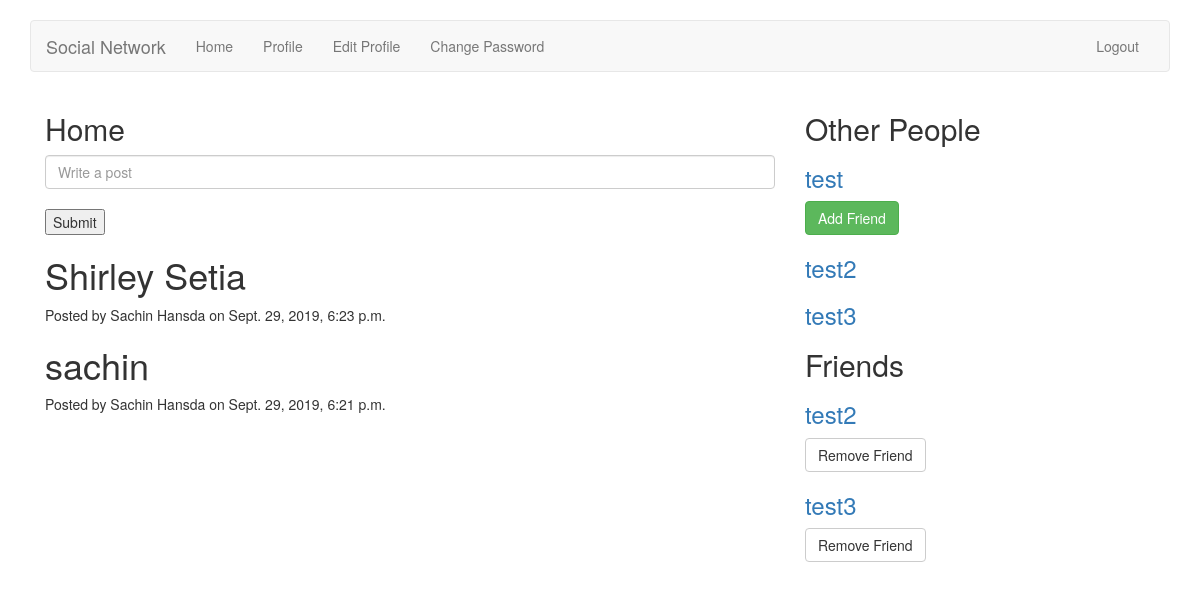
The app's page /home/ (signed in) with its own data.
### home/models.py (models this page shows)
class Post(models.Model):
	post = models.CharField(max_length=500)
	user = models.ForeignKey(User)
	created = models.DateTimeField(auto_now_add=True)
	updated = models.DateTimeField(auto_now=True)

### home/views.py (the view, shortened to what this page needs)
class HomeView(TemplateView):
	template_name = 'home/home.html'
	def get(self, request):
		form = HomeForm()
		posts = Post.objects.all().order_by('-created')
		users = User.objects.exclude(id=request.user.id)
		friend = Friend.objects.get(current_user=request.user)
		friends = friend.users.all()
		args = {'form': form, 'posts': posts, 'users': users, 'friends': friends}
		return render(request, self.template_name, args)

### home/forms.py
class HomeForm(forms.ModelForm):
	post = forms.CharField(widget=forms.TextInput(
		attrs = {
			'class': 'form-control',
			'placeholder': 'Write a post',
		}
	))
	class Meta:
		model = Post
		fields = ('post',)

### home/templates/home/home.html (shortened to what this page needs)
{% extends 'base.html' %}
{% block body %}
	<div class="container">
		<div class="col-md-8">
		<h2>Home</h2>
		<form method="post">
			{{ form.post }}
			<br>
			<button type="submit">Submit</button>
		</form>
		{% for post in posts %}
			<h1>{{ post.post }}</h1>
			<p>Posted by {{ post.user.get_full_name }} on {{ post.created }}</p>
		{% endfor %}
		</div>
		<div class="col-md-4">
			<h2>Other People</h2>
			{% for user in users %}
				<a href="{% url 'accounts:view_profile_with_pk' pk=user.pk %}"><h3>{{ user.username }}</h3></a>
				{% if user not in friends %}
				<a href="{% url 'home:change_friends' operation='add' pk=user.pk %}"><button type="button" class="btn btn-success">Add Friend</button></a>
				{% endif %}
			{% endfor %}
			<h2>Friends</h2>
			{% for friend in friends %}
				<a href="{% url 'accounts:view_profile_with_pk' pk=friend.pk %}"><h3>{{ friend.username }}</h3></a>
				<a href="{% url 'home:change_friends' operation='remove' pk=friend.pk %}"><button type="button" class="btn btn-default">Remove Friend</button></a>
			{% endfor %}
		</div>
	</div>
{% endblock %}

### accounts/templates/base.html (shortened to what this page needs)
<!DOCTYPE html>
<html>
	<head>
		<link rel="stylesheet" href="https://maxcdn.bootstrapcdn.com/bootstrap/3.4.0/css/bootstrap.min.css">
	</head>
	<body>
	<br>
	<div class="container">
      <nav class="navbar navbar-default">
        <div class="container-fluid">
          <div class="navbar-header">
            <a class="navbar-brand" href="/">Social Network</a>
          </div>
          <div id="navbar" class="navbar-collapse collapse">
	{% if user.is_authenticated %}
            <ul class="nav navbar-nav">
              <li><a href="{% url 'home:home' %}">Home</a></li>
              <li><a href="{% url 'accounts:view_profile' %}">Profile</a></li>
              <li><a href="{% url 'accounts:edit_profile' %}">Edit Profile</a></li>
              <li><a href="{% url 'accounts:change_password' %}">Change Password</a></li>
            </ul>
	    <ul class="nav navbar-nav navbar-right">
              <li><a href="{% url 'accounts:logout' %}">Logout</a></li>
	    </ul>
	{% endif %}
          </div>
        </div>
      </nav>
	</div>
		{% block body %}{% endblock %}
	</body>
</html>

### records on screen
Post: post "Shirley Setia", user.get_full_name "Sachin Hansda", created "Sept. 29, 2019, 6:23 p.m."
Post: post "sachin", user.get_full_name "Sachin Hansda", created "Sept. 29, 2019, 6:21 p.m."

### other values on screen
{{ user.username }} "test"
{{ user.username }} "test2"
{{ user.username }} "test3"
{{ friend.username }} "test2"
{{ friend.username }} "test3"
